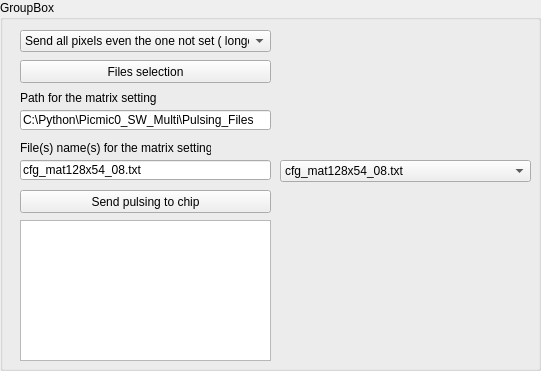
     <widget class="QGroupBox" name="GBPulsing_master_2">
      <property name="geometry">
       <rect>
        <x>20</x>
        <y>230</y>
        <width>541</width>
        <height>371</height>
       </rect>
      </property>
      <property name="title">
       <string>GroupBox</string>
      </property>
      <widget class="QComboBox" name="CoBPulsingPixelSel_2">
       <property name="geometry">
        <rect>
         <x>20</x>
         <y>30</y>
         <width>251</width>
         <height>22</height>
        </rect>
       </property>
       <item>
        <property name="text">
         <string>Send all pixels even the one not set ( longer)</string>
        </property>
       </item>
       <item>
        <property name="text">
         <string>Send only the pixels to be set (faster)</string>
        </property>
       </item>
      </widget>
      <widget class="QLineEdit" name="lePulsingFileName_2">
       <property name="geometry">
        <rect>
         <x>20</x>
         <y>160</y>
         <width>251</width>
         <height>20</height>
        </rect>
       </property>
       <property name="text">
        <string>cfg_mat128x54_08.txt</string>
       </property>
      </widget>
      <widget class="QLabel" name="LblPulsingFileName_3">
       <property name="geometry">
        <rect>
         <x>20</x>
         <y>140</y>
         <width>191</width>
         <height>16</height>
        </rect>
       </property>
       <property name="text">
        <string>File(s) name(s) for the matrix setting</string>
       </property>
      </widget>
      <widget class="QPushButton" name="BtPulsingSendPulsingToChip_2">
       <property name="geometry">
        <rect>
         <x>20</x>
         <y>190</y>
         <width>251</width>
         <height>23</height>
        </rect>
       </property>
       <property name="text">
        <string>Send pulsing to chip</string>
       </property>
      </widget>
      <widget class="QTextEdit" name="TEPulsingFileComments_2">
       <property name="geometry">
        <rect>
         <x>20</x>
         <y>220</y>
         <width>251</width>
         <height>141</height>
        </rect>
       </property>
       <property name="readOnly">
        <bool>true</bool>
       </property>
      </widget>
      <widget class="QPushButton" name="BtPulsingFileSelection_2">
       <property name="geometry">
        <rect>
         <x>20</x>
         <y>60</y>
         <width>251</width>
         <height>23</height>
        </rect>
       </property>
       <property name="text">
        <string>Files selection</string>
       </property>
      </widget>
      <widget class="QLineEdit" name="lePulsingPath_2">
       <property name="geometry">
        <rect>
         <x>20</x>
         <y>110</y>
         <width>251</width>
         <height>20</height>
        </rect>
       </property>
       <property name="text">
        <string>C:\Python\Picmic0_SW_Multi\Pulsing_Files</string>
       </property>
      </widget>
      <widget class="QLabel" name="LblPulsingFileName_4">
       <property name="geometry">
        <rect>
         <x>20</x>
         <y>90</y>
         <width>161</width>
         <height>16</height>
        </rect>
       </property>
       <property name="text">
        <string>Path for the matrix setting</string>
       </property>
      </widget>
      <widget class="QComboBox" name="CoBoPulsingFileName">
       <property name="geometry">
        <rect>
         <x>280</x>
         <y>160</y>
         <width>251</width>
         <height>22</height>
        </rect>
       </property>
       <item>
        <property name="text">
         <string>cfg_mat128x54_08.txt</string>
        </property>
       </item>
      </widget>
     </widget>
